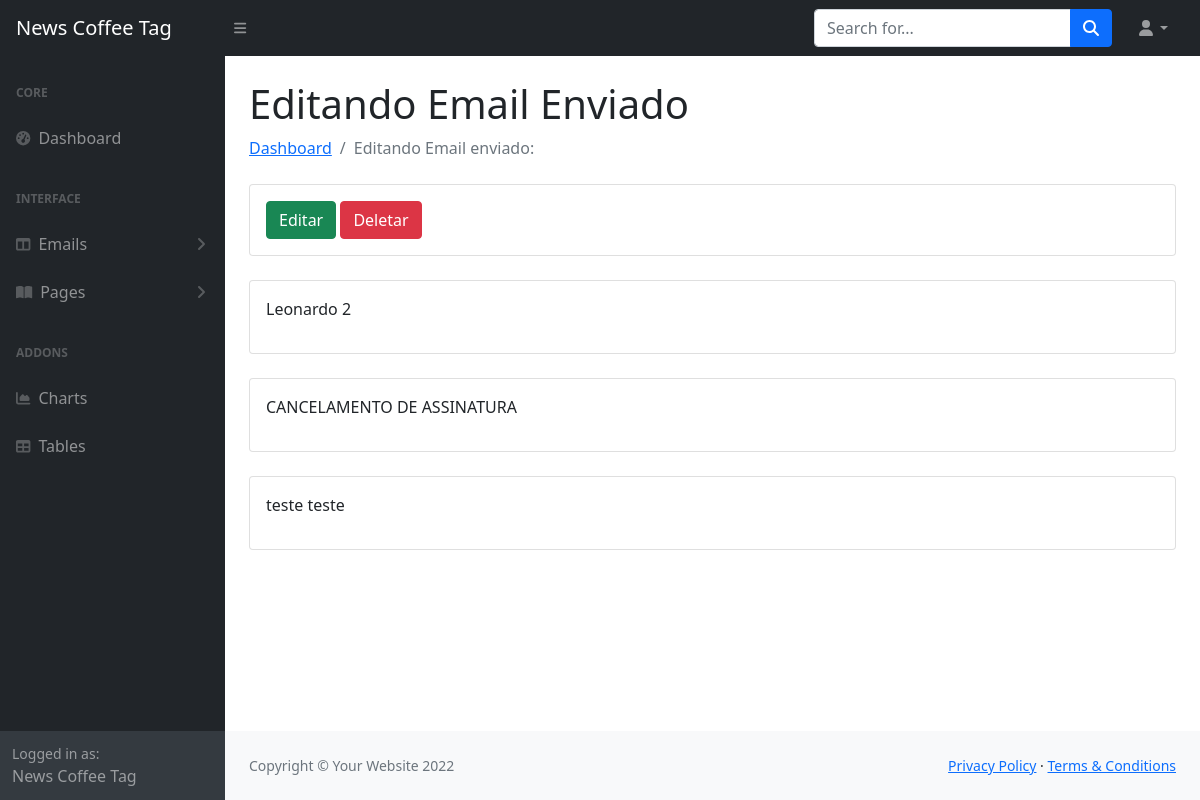
The page /dashboard/detail/5 on the database its author committed.
### aplicacaonewsletter/models.py (models this page shows, shortened)
class Newsletter(models.Model):
    EMAIL_STATUS_CHOICES= (
        ('Draft', 'Draft'),
        ('Published', 'Published')
    )
    name=models.CharField(max_length=250)
    subject=models.CharField(max_length=250)
    body=models.TextField(blank=True, null=True)
    email = models.ManyToManyField(NewslettersUser)  # esta relacionado com a nossa acima
    created = models.DateTimeField(auto_now_add=True)
    status=models.CharField(max_length=10, choices=EMAIL_STATUS_CHOICES)
    class Meta:
        ordering = ('-created',)

### dashboard/views.py (the view)
# urls.py: path('detail/<int:pk>',NewsletterDetailView.as_view(),  name="detail"),
class NewsletterDetailView(View):
    def get(self, request,pk,  *args, **kwargs):
        newsletter=get_object_or_404(Newsletter, pk=pk)
        context= {
            'newsletter': newsletter
        }
        return render(request, 'dashboard/detail.html', context)

### templates/dashboard/detail.html (shortened to what this page needs)
<!DOCTYPE html>
{% load static %}
<html lang="en">
    <head>
        <link href="https://cdn.jsdelivr.net/npm/simple-datatables@latest/dist/style.css" rel="stylesheet" />
        <link  rel="stylesheet"  href="{% static 'css/styles.css' %}"/>
    </head>
    <body class="sb-nav-fixed">
        <nav class="sb-topnav navbar navbar-expand navbar-dark bg-dark">
            <a class="navbar-brand ps-3" href="index.html">News Coffee Tag </a>
            <button class="btn btn-link btn-sm order-1 order-lg-0 me-4 me-lg-0" id="sidebarToggle" href="#!"><i class="fas fa-bars"></i></button>
            <form class="d-none d-md-inline-block form-inline ms-auto me-0 me-md-3 my-2 my-md-0">
                <div class="input-group">
                    <input class="form-control" type="text" placeholder="Search for..." aria-label="Search for..." aria-describedby="btnNavbarSearch" />
                    <button class="btn btn-primary" id="btnNavbarSearch" type="button"><i class="fas fa-search"></i></button>
                </div>
            </form>
            <ul class="navbar-nav ms-auto ms-md-0 me-3 me-lg-4">
                <li class="nav-item dropdown">
                    <a class="nav-link dropdown-toggle" id="navbarDropdown" href="#" role="button" data-bs-toggle="dropdown" aria-expanded="false"><i class="fas fa-user fa-fw"></i></a>
                </li>
            </ul>
        </nav>
        <div id="layoutSidenav">
            <div id="layoutSidenav_nav">
                <nav class="sb-sidenav accordion sb-sidenav-dark" id="sidenavAccordion">
                    <div class="sb-sidenav-menu">
                        <div class="nav">
                            <div class="sb-sidenav-menu-heading">Core</div>
                            <a class="nav-link" href="index.html">
                                <div class="sb-nav-link-icon"><i class="fas fa-tachometer-alt"></i></div>
                                Dashboard
                            </a>
                            <div class="sb-sidenav-menu-heading">Interface</div>
                            <a class="nav-link collapsed" href="#" data-bs-toggle="collapse" data-bs-target="#collapseLayouts" aria-expanded="false" aria-controls="collapseLayouts">
                                <div class="sb-nav-link-icon"><i class="fas fa-columns"></i></div>
                                Emails
                                <div class="sb-sidenav-collapse-arrow"><i class="fas fa-angle-down"></i></div>
                            </a>
                            <a class="nav-link collapsed" href="#" data-bs-toggle="collapse" data-bs-target="#collapsePages" aria-expanded="false" aria-controls="collapsePages">
                                <div class="sb-nav-link-icon"><i class="fas fa-book-open"></i></div>
                                Pages
                                <div class="sb-sidenav-collapse-arrow"><i class="fas fa-angle-down"></i></div>
                            </a>
                            <div class="sb-sidenav-menu-heading">Addons</div>
                            <a class="nav-link" href="charts.html">
                                <div class="sb-nav-link-icon"><i class="fas fa-chart-area"></i></div>
                                Charts
                            </a>
                            <a class="nav-link" href="tables.html">
                                <div class="sb-nav-link-icon"><i class="fas fa-table"></i></div>
                                Tables
                            </a>
                        </div>
                    </div>
                    <div class="sb-sidenav-footer">
                        <div class="small">Logged in as:</div>
                        News Coffee Tag
                    </div>
                </nav>
            </div>
            <div id="layoutSidenav_content">
                <main>
                    <div class="container-fluid px-4">
                        <h1 class="mt-4">Editando Email Enviado</h1>
                        <ol class="breadcrumb mb-4">
                            <li class="breadcrumb-item"><a href="index.html">Dashboard</a></li>
                            <li class="breadcrumb-item active">Editando Email enviado:</li>
                        </ol>
                        <div class="card mb-4">
                            <div class="card-body">
                                <a href="{% url 'dashboard:update' newsletter.id %}"  class="btn btn-success">Editar</a>
                                <a href="{% url 'dashboard:created' %}" type="button" class="btn btn-danger">Deletar</a>
                            </div>
                        </div>
                        <div class="card mb-4">
                            <div class="card-body">
                               <p> {{ newsletter.name }} </p>
                            </div>
                        </div>
                        <div class="card mb-4">
                            <div class="card-body">
                               <p> {{ newsletter.subject }} </p>
                            </div>
                        </div>
                        <div class="card mb-4">
                            <div class="card-body">
                               <p> {{ newsletter.body }} </p>
                            </div>
                        </div>
                    </div>
                </main>
                <footer class="py-4 bg-light mt-auto">
                    <div class="container-fluid px-4">
                        <div class="d-flex align-items-center justify-content-between small">
                            <div class="text-muted">Copyright &copy; Your Website 2022</div>
                            <div>
                                <a href="#">Privacy Policy</a>
                                &middot;
                                <a href="#">Terms &amp; Conditions</a>
                            </div>
                        </div>
                    </div>
                </footer>
            </div>
        </div>
    </body>
</html>

### rows shown on the page
Newsletter: name "Leonardo 2", subject "CANCELAMENTO DE ASSINATURA", body "teste teste"
